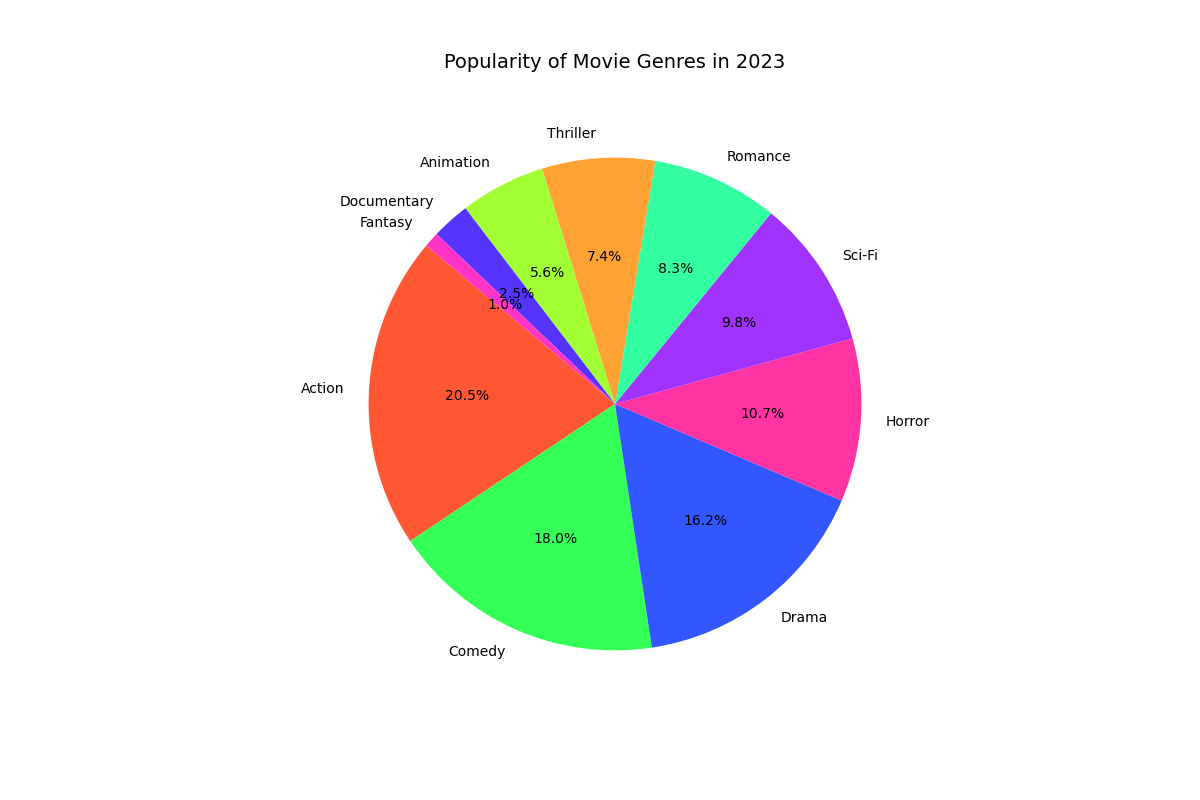

The script that drew this image:

import matplotlib.pyplot as plt

# Data points
genres = [
    'Action', 'Comedy', 'Drama', 'Horror', 'Sci-Fi', 
    'Romance', 'Thriller', 'Animation', 'Documentary', 'Fantasy'
]

popularity = [
    20.5, 18.0, 16.2, 10.7, 9.8, 
    8.3, 7.4, 5.6, 2.5, 1.0
]

# Colors for each section
colors = [
    '#FF5733', '#33FF57', '#3357FF', '#FF33A1', '#A133FF',
    '#33FFA1', '#FFA133', '#A1FF33', '#5733FF', '#FF33C5'
]

# Resize the chart
plt.figure(figsize=(12, 8))

# Create the pie chart
plt.pie(popularity, labels=genres, colors=colors, autopct='%1.1f%%', startangle=140)

# Set the title
plt.title('Popularity of Movie Genres in 2023', fontsize=14, pad=20)

# Display the chart
plt.show()
